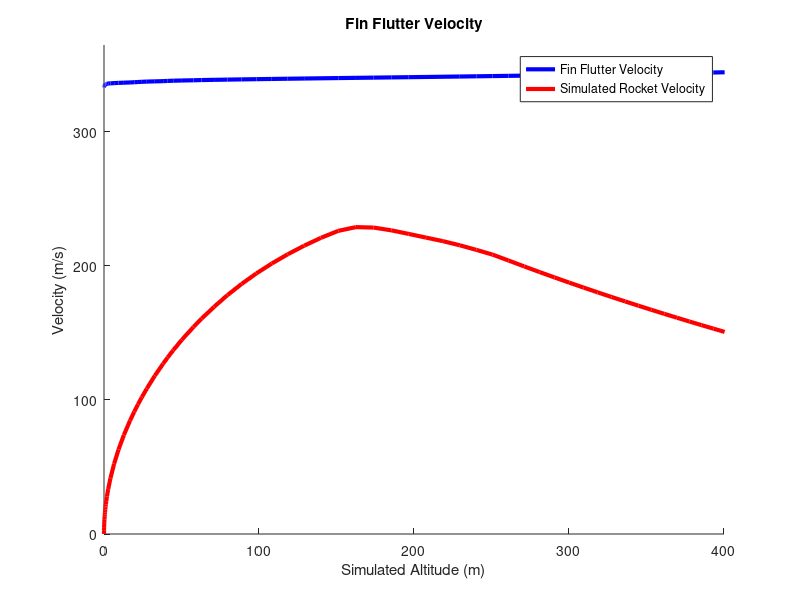

This figure's MATLAB source:
clear
close all
load('flutterfiles.mat')
figure (1)
hold on
plot(simulatedrocketAltitudem,V_fms,'linewidth' , 3,'color', [0,0,1])
plot(simulatedrocketAltitudem,simulatedVerticalvelocityms,'linewidth' , 3,'color', [1,0,0])
title ('Fin Flutter Velocity')
xlabel ('Simulated Altitude (m)')
ylabel('Velocity (m/s)')
legend('Fin Flutter Velocity','Simulated Rocket Velocity')
axis([0,400, 0, max(V_fms)+20])
saveas(gcf,'flutter.png')
set(gcf,'color','w')
hold off
